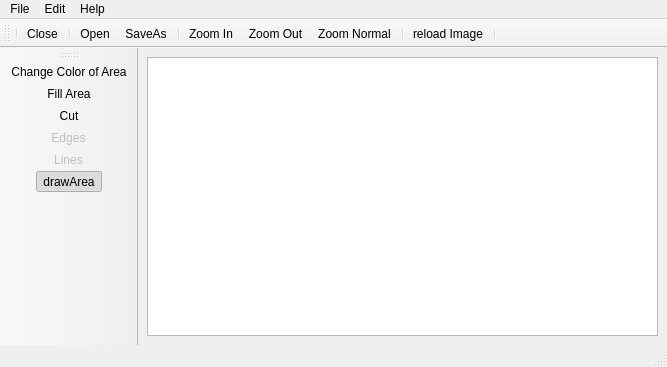
<ui version="4.0" >
 <class>FotoLab_Class</class>
 <widget class="QMainWindow" name="FotoLab_Class" >
  <property name="geometry" >
   <rect>
    <x>0</x>
    <y>0</y>
    <width>667</width>
    <height>367</height>
   </rect>
  </property>
  <property name="windowTitle" >
   <string>FotoLab</string>
  </property>
  <property name="windowIcon" >
   <iconset resource="../Resources/Icons/icons.qrc" >
    <normaloff>:/icons/process.png</normaloff>:/icons/process.png</iconset>
  </property>
  <widget class="QWidget" name="centralwidget" >
   <layout class="QGridLayout" name="gridLayout" >
    <item row="0" column="0" >
     <widget class="ImageLab::ImageView" name="graphicsView" />
    </item>
   </layout>
  </widget>
  <widget class="QStatusBar" name="statusbar" />
  <widget class="QToolBar" name="toolBar" >
   <property name="windowTitle" >
    <string>toolBar</string>
   </property>
   <attribute name="toolBarArea" >
    <enum>TopToolBarArea</enum>
   </attribute>
   <attribute name="toolBarBreak" >
    <bool>false</bool>
   </attribute>
   <addaction name="separator" />
   <addaction name="actionClose" />
   <addaction name="separator" />
   <addaction name="actionOpen" />
   <addaction name="actionSaveAs" />
   <addaction name="separator" />
   <addaction name="actionZoomIn" />
   <addaction name="actionZoomOut" />
   <addaction name="actionZoomNormal" />
   <addaction name="separator" />
   <addaction name="actionReload" />
   <addaction name="separator" />
  </widget>
  <widget class="QMenuBar" name="menuBar" >
   <property name="geometry" >
    <rect>
     <x>0</x>
     <y>0</y>
     <width>667</width>
     <height>21</height>
    </rect>
   </property>
   <widget class="QMenu" name="menuFile" >
    <property name="title" >
     <string>File</string>
    </property>
    <addaction name="actionOpen" />
    <addaction name="actionSaveAs" />
    <addaction name="separator" />
    <addaction name="actionClose" />
   </widget>
   <widget class="QMenu" name="menuEdit" >
    <property name="title" >
     <string>Edit</string>
    </property>
    <addaction name="actionReload" />
    <addaction name="separator" />
    <addaction name="actionCut" />
    <addaction name="separator" />
    <addaction name="actionZoomIn" />
    <addaction name="actionZoomOut" />
    <addaction name="actionZoomNormal" />
    <addaction name="separator" />
    <addaction name="actionProcess" />
    <addaction name="actionProperties" />
   </widget>
   <widget class="QMenu" name="menuHelp" >
    <property name="title" >
     <string>Help</string>
    </property>
    <addaction name="actionHelpAbout" />
    <addaction name="separator" />
    <addaction name="actionHelpContents" />
    <addaction name="actionHelpFaq" />
    <addaction name="separator" />
    <addaction name="actionAboutQt" />
   </widget>
   <addaction name="menuFile" />
   <addaction name="menuEdit" />
   <addaction name="menuHelp" />
  </widget>
  <widget class="QToolBar" name="toolBar_2" >
   <property name="windowTitle" >
    <string>toolBar_2</string>
   </property>
   <attribute name="toolBarArea" >
    <enum>LeftToolBarArea</enum>
   </attribute>
   <attribute name="toolBarBreak" >
    <bool>false</bool>
   </attribute>
   <addaction name="actionAreaColor" />
   <addaction name="actionFillArea" />
   <addaction name="actionCut" />
   <addaction name="actionEdges" />
   <addaction name="actionLines" />
   <addaction name="actionDrawArea" />
  </widget>
  <action name="actionClose" >
   <property name="icon" >
    <iconset resource="../Resources/Icons/icons.qrc" >
     <normaloff>:/icons/close.png</normaloff>:/icons/close.png</iconset>
   </property>
   <property name="text" >
    <string>Close</string>
   </property>
  </action>
  <action name="actionOpen" >
   <property name="icon" >
    <iconset resource="../Resources/Icons/icons.qrc" >
     <normaloff>:/icons/document-open.png</normaloff>:/icons/document-open.png</iconset>
   </property>
   <property name="text" >
    <string>Open</string>
   </property>
  </action>
  <action name="actionCut" >
   <property name="icon" >
    <iconset resource="../Resources/Icons/icons.qrc" >
     <normaloff>:/icons/edit.png</normaloff>:/icons/edit.png</iconset>
   </property>
   <property name="text" >
    <string>Cut</string>
   </property>
  </action>
  <action name="actionZoomIn" >
   <property name="icon" >
    <iconset resource="../Resources/Icons/icons.qrc" >
     <normaloff>:/icons/zoom-in.png</normaloff>:/icons/zoom-in.png</iconset>
   </property>
   <property name="text" >
    <string>Zoom In</string>
   </property>
  </action>
  <action name="actionZoomOut" >
   <property name="icon" >
    <iconset resource="../Resources/Icons/icons.qrc" >
     <normaloff>:/icons/zoom-out.png</normaloff>:/icons/zoom-out.png</iconset>
   </property>
   <property name="text" >
    <string>Zoom Out</string>
   </property>
  </action>
  <action name="actionZoomNormal" >
   <property name="icon" >
    <iconset resource="../Resources/Icons/icons.qrc" >
     <normaloff>:/icons/zoom-original.png</normaloff>:/icons/zoom-original.png</iconset>
   </property>
   <property name="text" >
    <string>Zoom Normal</string>
   </property>
  </action>
  <action name="actionProcess" >
   <property name="icon" >
    <iconset resource="../Resources/Icons/icons.qrc" >
     <normaloff>:/icons/process.png</normaloff>:/icons/process.png</iconset>
   </property>
   <property name="text" >
    <string>Process</string>
   </property>
  </action>
  <action name="actionHelpAbout" >
   <property name="icon" >
    <iconset resource="../Resources/Icons/icons.qrc" >
     <normaloff>:/icons/help-about.png</normaloff>:/icons/help-about.png</iconset>
   </property>
   <property name="text" >
    <string>Help About</string>
   </property>
  </action>
  <action name="actionHelpContents" >
   <property name="icon" >
    <iconset resource="../Resources/Icons/icons.qrc" >
     <normaloff>:/icons/help-contents.png</normaloff>:/icons/help-contents.png</iconset>
   </property>
   <property name="text" >
    <string>Help Contents</string>
   </property>
  </action>
  <action name="actionHelpFaq" >
   <property name="icon" >
    <iconset resource="../Resources/Icons/icons.qrc" >
     <normaloff>:/icons/help-faq.png</normaloff>:/icons/help-faq.png</iconset>
   </property>
   <property name="text" >
    <string>Help Faq</string>
   </property>
  </action>
  <action name="actionAboutQt" >
   <property name="icon" >
    <iconset resource="../Resources/Icons/icons.qrc" >
     <normaloff>:/icons/qt.png</normaloff>:/icons/qt.png</iconset>
   </property>
   <property name="text" >
    <string>About Qt</string>
   </property>
  </action>
  <action name="actionAreaColor" >
   <property name="icon" >
    <iconset resource="../Resources/Icons/icons.qrc" >
     <normaloff>:/icons/color.png</normaloff>:/icons/color.png</iconset>
   </property>
   <property name="text" >
    <string>Change Color of Area</string>
   </property>
  </action>
  <action name="actionFillArea" >
   <property name="icon" >
    <iconset resource="../Resources/Icons/icons.qrc" >
     <normaloff>:/icons/fill.png</normaloff>:/icons/fill.png</iconset>
   </property>
   <property name="text" >
    <string>Fill Area</string>
   </property>
  </action>
  <action name="actionEdges" >
   <property name="checkable" >
    <bool>true</bool>
   </property>
   <property name="enabled" >
    <bool>false</bool>
   </property>
   <property name="icon" >
    <iconset resource="../Resources/Icons/icons.qrc" >
     <normaloff>:/icons/process.png</normaloff>:/icons/process.png</iconset>
   </property>
   <property name="text" >
    <string>Edges</string>
   </property>
  </action>
  <action name="actionReload" >
   <property name="icon" >
    <iconset resource="../Resources/Icons/icons.qrc" >
     <normaloff>:/icons/reload.png</normaloff>:/icons/reload.png</iconset>
   </property>
   <property name="text" >
    <string>reload Image</string>
   </property>
  </action>
  <action name="actionSaveAs" >
   <property name="icon" >
    <iconset resource="../Resources/Icons/icons.qrc" >
     <normaloff>:/icons/document-save-as.png</normaloff>:/icons/document-save-as.png</iconset>
   </property>
   <property name="text" >
    <string>SaveAs</string>
   </property>
  </action>
  <action name="actionProperties" >
   <property name="text" >
    <string>Properties...</string>
   </property>
  </action>
  <action name="actionLines" >
   <property name="checkable" >
    <bool>true</bool>
   </property>
   <property name="enabled" >
    <bool>false</bool>
   </property>
   <property name="icon" >
    <iconset resource="../Resources/Icons/icons.qrc" >
     <normaloff>:/icons/lines.png</normaloff>:/icons/lines.png</iconset>
   </property>
   <property name="text" >
    <string>Lines</string>
   </property>
  </action>
  <action name="actionDrawArea" >
   <property name="checkable" >
    <bool>true</bool>
   </property>
   <property name="checked" >
    <bool>true</bool>
   </property>
   <property name="icon" >
    <iconset resource="../Resources/Icons/icons.qrc" >
     <normaloff>:/icons/pen.png</normaloff>:/icons/pen.png</iconset>
   </property>
   <property name="text" >
    <string>drawArea</string>
   </property>
  </action>
 </widget>
 <customwidgets>
  <customwidget>
   <class>ImageLab::ImageView</class>
   <extends>QGraphicsView</extends>
   <header>../gui/imageview.h</header>
  </customwidget>
 </customwidgets>
 <resources>
  <include location="../Resources/Icons/icons.qrc" />
 </resources>
 <connections/>
</ui>
